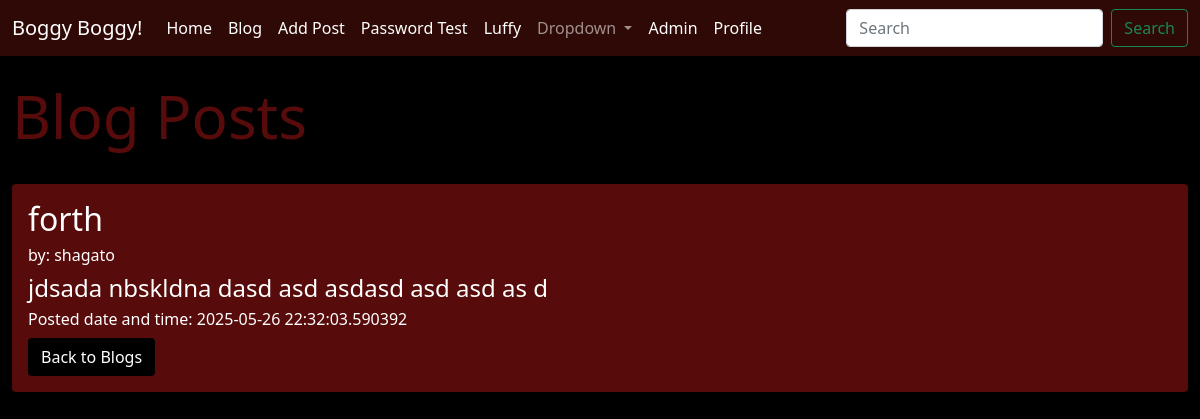
The app's page /posts/4 (signed in) with its own data.
### app.py (models this page shows, shortened)
class Posts(db.Model):
    id = db.Column(db.Integer,primary_key = True)
    title =db.Column(db.String(200))
    content = db.Column(db.String (1000))
    date_posted = db.Column(db.DateTime, default=datetime.utcnow)
    slug = db.Column(db.String(200))
    poster_id = db.Column(db.Integer, db.ForeignKey('users.id'))

class Users(db.Model, UserMixin):
    id = db.Column(db.Integer,primary_key=True)
    username = db.Column(db.String(200), nullable=False,unique=True)
    name = db.Column(db.String(200),nullable=False)
    email = db.Column(db.String(200),nullable=False, unique=True)
    month = db.Column(db.String(20))
    date_added = db.Column(db.DateTime, default=datetime.utcnow)
    about = db.Column(db.Text(1000),nullable=True)
    profile_pic = db.Column(db.String(),nullable=True)
    password_hash = db.Column(db.String(200))
    posts = db.relationship('Posts', backref='poster')
    @property
    def password(self):
        raise AttributeError("Password is not readable.")

### app.py (the view)
@app.route('/posts/<int:id>')
@login_required
def post(id):
    post = Posts.query.get_or_404(id)
    return render_template("post.html",post=post)

### webforms.py
class SearchForm(FlaskForm):
    searched = StringField("Searched", validators=[DataRequired()])
    submit = SubmitField("Submit")

### app.py (called while the page is built)
@app.context_processor
def base():
    form = SearchForm()
    return dict(form=form)

@login_manager.user_loader
def load_user(user_id):
    return Users.query.get(int(user_id))

### templates/post.html (shortened to what this page needs)
{% extends 'base.html' %}
{% block content %}
<h1 style="color:rgb(87, 11, 11);">Blog Posts</h1><br/>
    <div class="shadow p-3 mb-5 rounded" style="background-color: rgb(87, 11, 11); color: white;">
            <h2>{{ post.title }}</h2>
            <h6>by: {{ post.poster.name }}</h6>
            <h4>{{ post.content|safe }}</h4>
            <h6>Posted date and time: {{ post.date_posted }}</h6>
                <button type="button" class="btn"  style="background-color: rgb(0, 0, 0); color: rgb(255, 255, 255);" onclick="window.location.href='{{ url_for('posts') }}'">Back to Blogs</button>
    </div>
    <br/><br/><br/>
{% endblock %}

### static/css/style.css (style rules this page uses)
h1 { font-size: 60px; }
body { background: #000000; color:aliceblue }

### records on screen
Posts: title "forth", content "jdsada nbskldna dasd asd asdasd asd asd as d", date_posted "2025-05-26 22:32:03.590392"
Users: poster.name "shagato"
